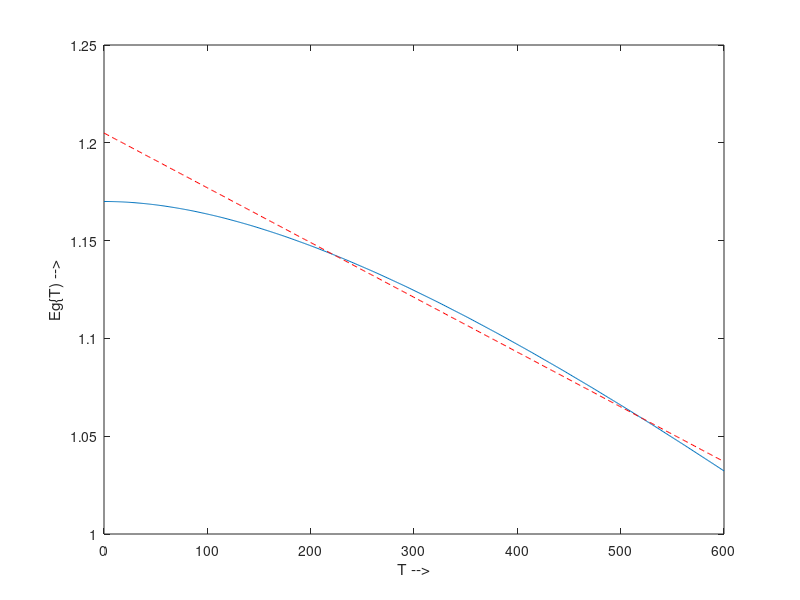

Source code (MATLAB):
Eg0 = 1.170;       # Band Gap Energy at T=0K
T = 0:1:600;
a = 4.730*10.^-4;     # constant alpha
b = 636;              # constant beta
EgT = Eg0 - (a*T.^2)./(T+b) ;
plot(T,EgT);
xlabel("T -->");
ylabel("Eg{T) -->");
hold on     # to plot linear computation  
Eg0 = 1.205;
a = 2.8*10.^-4;
EgT = Eg0 - a*T;
plot(T,EgT, 'r--')    # to plot in dotted lines